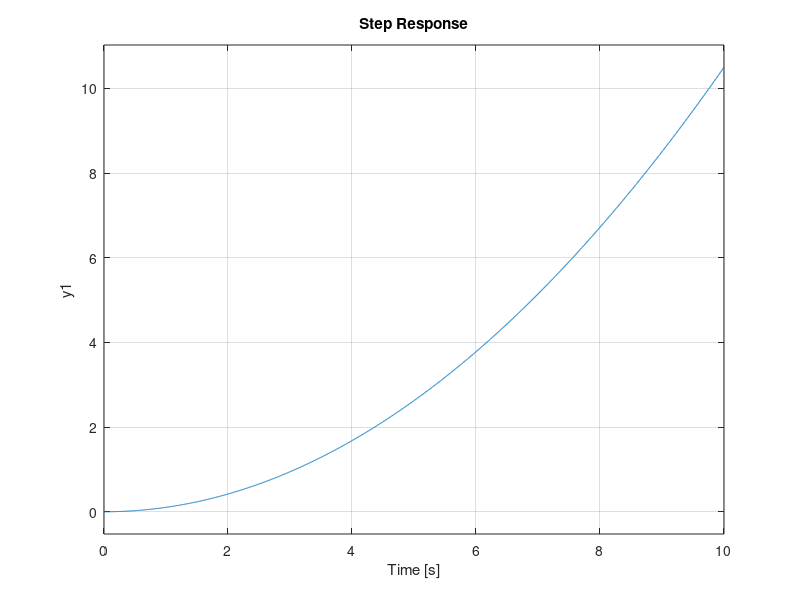

MATLAB code for this plot:
m = 0.111;
R = 0.015;
g = -9.8;
L = 1.0;
d = 0.03;
J = 9.99e-6;

s = tf('s');
P_ball = -m*g*d/L/(J/R^2+m)/s^2

pzmap(P_ball)
step(P_ball)
